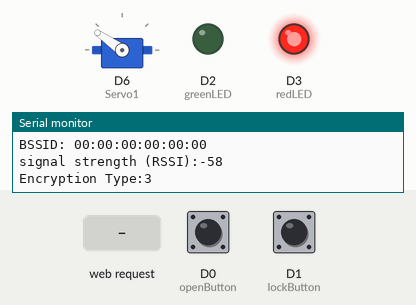
Bench run of a sketch on a simulated Arduino MKR. Shown: servo, output pins drawn as LEDs (lit = HIGH), the last lines printed to the serial monitor. The inputs (shaded band) are chosen by the test bench; at power-on: D0 (openButton) LOW, D1 (lockButton) LOW. WiFi joins after 1.5 s; servers stay silent unless stated.

Above: at 12.7 s.
12.8 s: HTTP request GET /Serv-unlock received
At 14.0 s:
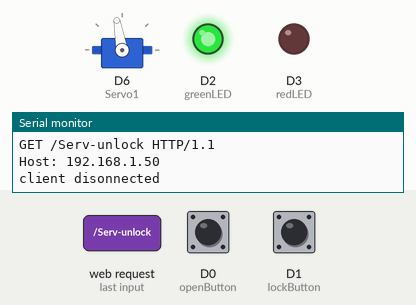
14.3 s: HTTP request GET /Serv-lock received
At 15.2 s:
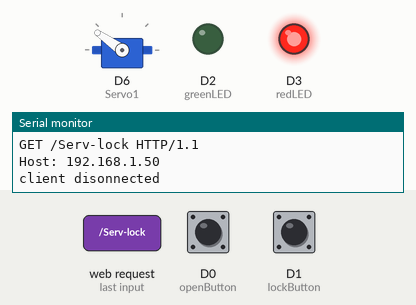
15.8 s: D0 (openButton) pulled HIGH for 0.15 s
At 16.2 s:
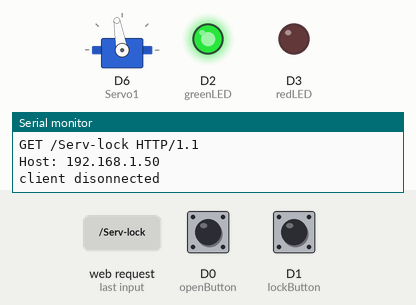
17.4 s: D1 (lockButton) pulled HIGH for 0.15 s
At 18.6 s:
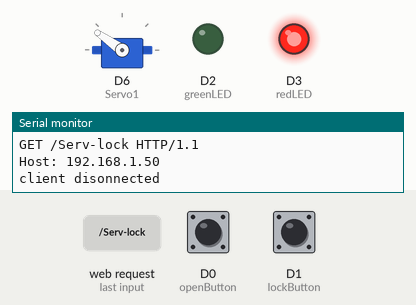
Timing chart, 0 to 20.0 s (numbered marks = the images above; inputs shaded):
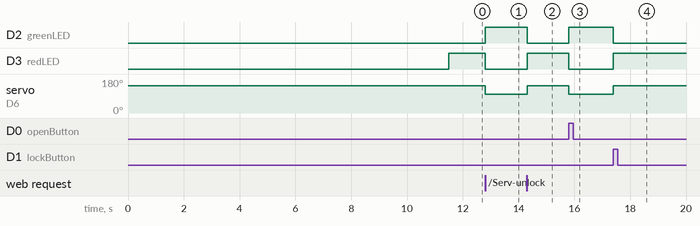

The sketch:

ADVANCED_RX.ino
```cpp
#include <Servo.h> //Including servo library
//Wifi libraries
#include <SPI.h>
#include <WiFi101.h>
#include <WiFiClient.h>
#include <WiFiServer.h>
#include <WiFiSSLClient.h>
#include <WiFiUdp.h>
#include "arduino_secrets.h"


/*
    RX arduino data
    MAC:  F8:F0:05:A6:8D:E5
*/

const byte txPin = 14; //temporary only- This will be changed to Wifi

//Display LED variables
int redLED = 3;
int greenLED = 2;

//Assiging interrupt pins
const int openButton = 0;
const int lockButton = 1;

//servo position variables
int16_t lockPos = 145;
byte x = 0;

//Wifi variable
char ssid[] = SECRET_SSID; //Jason - We'll need to run a hotspot network
char pass[] = SECRET_PASS;//Jason - Our hotspot password
int keyIndex = 0; // network index key (needed if we're using WEP encryption)
int status = WL_IDLE_STATUS;
bool alreadyConnected = false;
WiFiServer server(80);
Servo Servo1; // servo object created from Servo class

/*
    Set wifi connection to the host and displays the current board IP and mac address, host IP and mac address
*/

void setWifi () {
  // Check for the presence of the shield, can probably drop this not sure cause I can't run it
  Serial.print("WiFi101 shield: ");
  if (WiFi.status() == WL_NO_SHIELD) {
    Serial.println("NOT PRESENT");
    return; // don't continue
  }
  Serial.println("DETECTED");
  // attempt to connect to Wifi network: once connected if we can find a second device we can send stuff
  while ( status != WL_CONNECTED) {
    Serial.print("Attempting to connect to Network named: ");
    Serial.println(ssid);                   // print the network name (SSID);
    // Connect to WPA/WPA2 network. Change this line if using open or WEP network:
    status = WiFi.begin(ssid, pass);
    // wait 10 seconds for connection:
    delay(10000);
  }
  server.begin();                           // start the web server on port 80
  printWiFiData();                       // you're connected now, so print out the status
  printCurrentNet();
}

void printWiFiData() {  //returns our Tx side IP
  //returns our Tx side IP
  IPAddress ip = WiFi.localIP();
  Serial.print("IP Address: ");
  Serial.println(ip);

  //  // prints our MAC address:
  byte mac[6];
  WiFi.macAddress(mac);
  Serial.print("MAC address: ");
  printMacAddress(mac);
}

void printCurrentNet() {
  // print the SSID of the network you're attached to:
  Serial.print("SSID: ");
  Serial.println(WiFi.SSID());

  // print the MAC address of the router you're attached to:
  byte bssid[6];
  WiFi.BSSID(bssid);
  Serial.print("BSSID: ");
  printMacAddress(bssid);

  // print the received signal strength:
  long rssi = WiFi.RSSI();
  Serial.print("signal strength (RSSI):");
  Serial.println(rssi);

  // print the encryption type:
  byte encryption = WiFi.encryptionType();
  Serial.print("Encryption Type:");
  Serial.println(encryption, HEX);
  Serial.println();
}

void printMacAddress(byte mac[]) {
  for (int i = 5; i >= 0; i--) {
    if (mac[i] < 16) {
      Serial.print("0");
    }
    Serial.print(mac[i], HEX);
    if (i > 0) {
      Serial.print(":");
    }
  }
  Serial.println();
}

/*
    Interrupt button functions and lock functions, send state to client side
*/

//ISR
void openButtonPressed()
{
  if (digitalRead (openButton) == HIGH) {
    Serial1.write(lockPos); //Send lock position to Client side
    unlock(); //unlock function is called
  }
}

//ISR
void lockButtonPressed()
{
  if (digitalRead (lockButton) == HIGH) {
    Serial1.write(lockPos); //Send lock position to Client side
    lock(); //lock function is called
  }
}

void lock () {
  lockPos = 145;
  Servo1.write(lockPos); //Servo will turn 45 degrees clockwise from position 100 (i.e. lock)..if it has not done so already
  if (Servo1.read() == 145) {
    Serial1.write(lockPos); //Send lock position to Client side
  }
}

void unlock() {
  lockPos = 100;
  Servo1.write(lockPos); //Servo will turn anticlockwise to position 100 (i.e. unlock)..if it has not done so already
  if (Servo1.read() == 100) {
    Serial1.write(lockPos); //Send lock position to Client side
  }
}


void setup() {
  pinMode (txPin, INPUT); //temporary only- This will be changed to Wifi
  Serial.begin(9600);
  Serial1.begin(9600); //Keeping serial comms to provide lock state
  pinMode (redLED, OUTPUT); // Setting the red LED as output
  pinMode (greenLED, OUTPUT); //Setting the green LED as output
  Servo1.attach(6); //Configuring pin 6 as servo control
  Servo1.write(lockPos); //lock intially set to position 145 (i.e. locked)
  digitalWrite (openButton, HIGH);
  digitalWrite (lockButton, HIGH);
  attachInterrupt (0, openButtonPressed, CHANGE);//When change in voltage ISR is called
  attachInterrupt (1, lockButtonPressed, CHANGE);//When change in voltage ISR is called
  setWifi();
}


void loop() {
  Serial1.write(lockPos);//set initial lock position(Locked)
  WiFiClient client = server.available();   // listen for incoming clients
/*
    Set wifi connection to the host, recieve and hadle HTTP request and process sent commands.
    Allow central hub to control Server Servo and change lock position
*/
  if (client) {                             // if you get a client,
    Serial.println("new client");           // print a message out the serial port
    String currentLine = "";                // make a String to hold incoming data from the client
    while (client.connected()) {            // loop while the client's connected
      if (client.available()) {             // if there's bytes to read from the client,
        char c = client.read();             // read a byte, then
        Serial.write(c);                    // print it out the serial monitor
        if (c == '\n') {                    // if the byte is a newline character

          // if the current line is blank, you got two newline characters in a row.
          // that's the end of the client HTTP request, so send a response:
          if (currentLine.length() == 0) {
            // HTTP headers always start with a response code (e.g. HTTP/1.1 200 OK)
            // and a content-type so the client knows what's coming, then a blank line:
            client.println("HTTP/1.1 200 OK"); //had to newline this to get a command sent back

            client.println("Content-type:text/html");
            client.println();

            /*
                        The below will provide a html document to allow interaction with the door through a browser when
                        the server IP is entered.
            */
            // the content of the HTTP response follows the header:
            client.print("Click <a href=\"/Serv-unlock\">here</a> Unlock the door<br>");
            client.print("Click <a href=\"/Serv-lock\">here</a> Lock the door<br>");


            // The HTTP response ends with another blank line:
            client.println();
            // break out of the while loop:
            break;
          }
          else {      // if you got a newline, then clear currentLine:
            currentLine = "";
          }
        }
        else if (c != '\r') {    // if you got anything else but a carriage return character,
          currentLine += c;      // add it to the end of the currentLine
        }

        // Check to see what the client request was:

        if (currentLine.endsWith("GET /Serv-unlock")) {
          unlock();            // GET /Serv-unlock calls the unlock function
        }
        if (currentLine.endsWith("GET /Serv-lock")) {
          lock();                // GET /L-btn turns the built in LED off
        }

      }
    }
    // close the connection:
    client.stop();
    Serial.println("client disonnected");
  }
  //test lock position and display
  if (lockPos == 100) {
    digitalWrite (greenLED, HIGH);
    digitalWrite (redLED, LOW);
  } else if (lockPos == 145) {
    digitalWrite (redLED, HIGH);
    digitalWrite (greenLED, LOW);
  }
}
```

arduino_secrets.h
```cpp
#define SECRET_SSID    "EEE502 -B00613971"
#define SECRET_PASS    "8?617zN6"
```

Measured:
- after the input at 12.8 s, D2 (greenLED): LOW → HIGH at once; D3 (redLED): HIGH → LOW at once; servo on D6 (Servo1): 145° → 100° at once
- after the input at 14.3 s, D2 (greenLED): HIGH → LOW at once; D3 (redLED): LOW → HIGH at once; servo on D6 (Servo1): 100° → 145° at once
- after the input at 15.8 s, D2 (greenLED): LOW → HIGH at once; D3 (redLED): HIGH → LOW at once; servo on D6 (Servo1): 145° → 100° at once
- after the input at 17.4 s, D2 (greenLED): HIGH → LOW at once; D3 (redLED): LOW → HIGH at once; servo on D6 (Servo1): 100° → 145° at once
